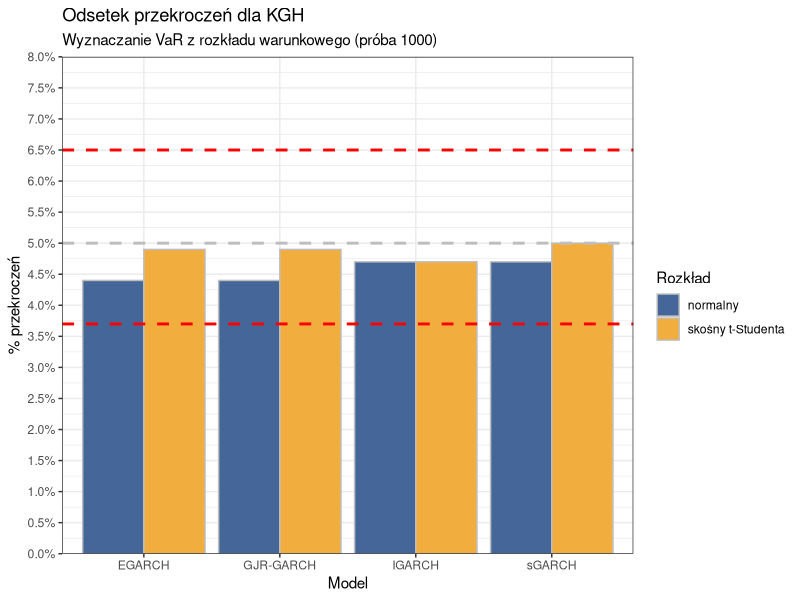
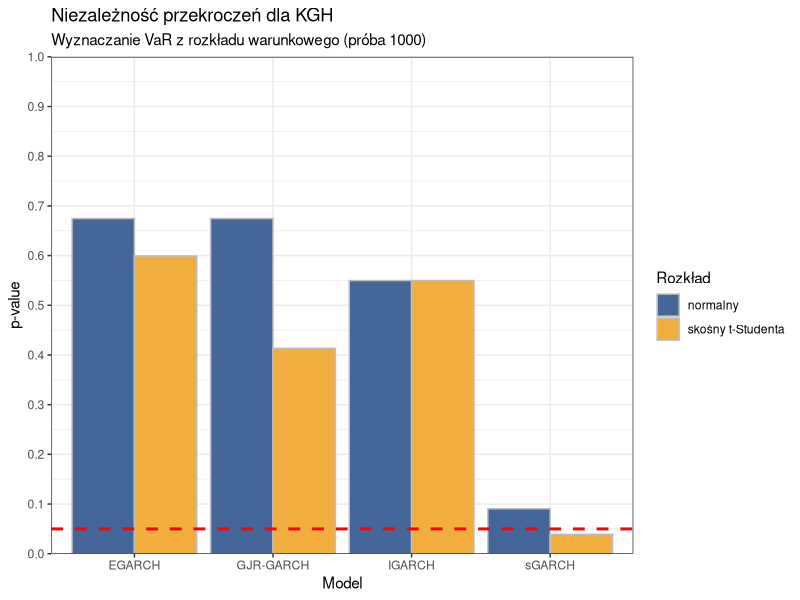
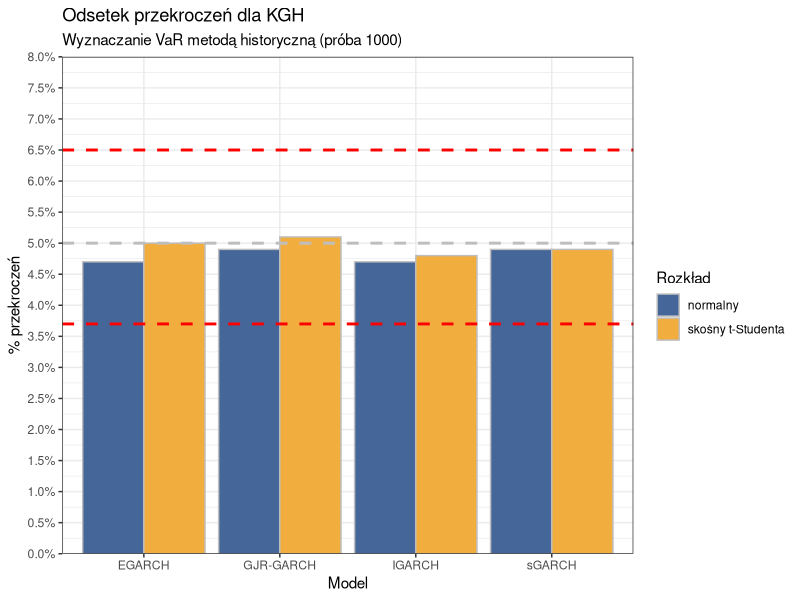
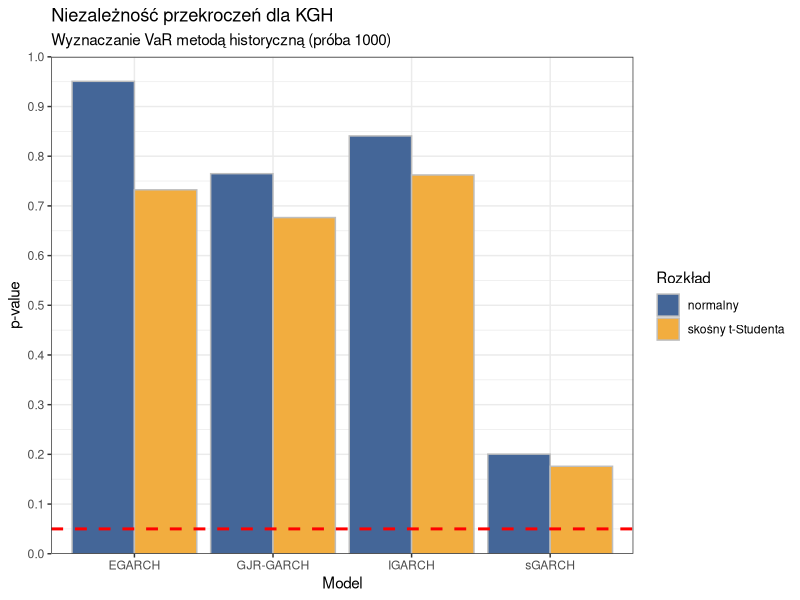
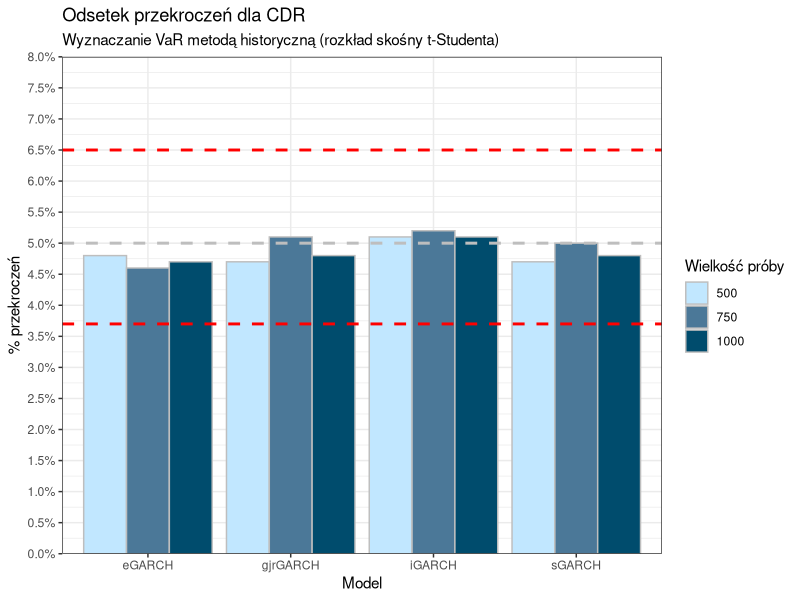
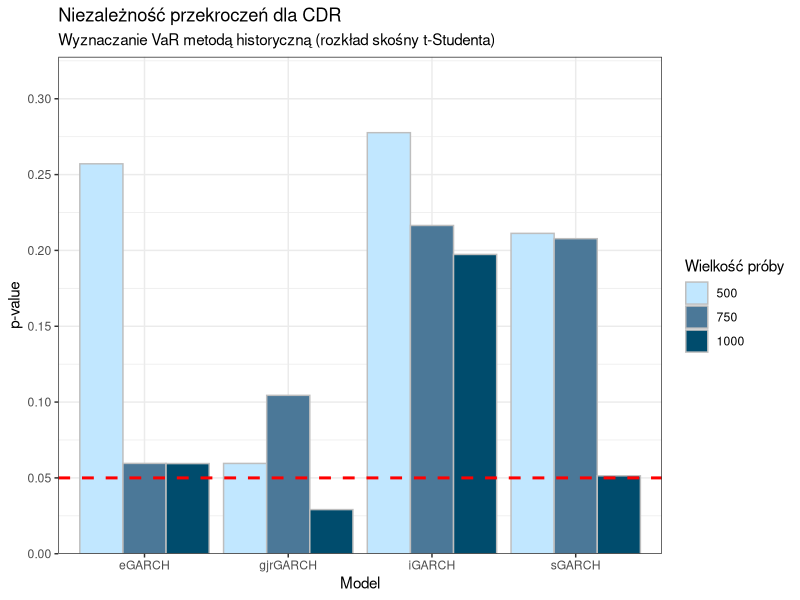
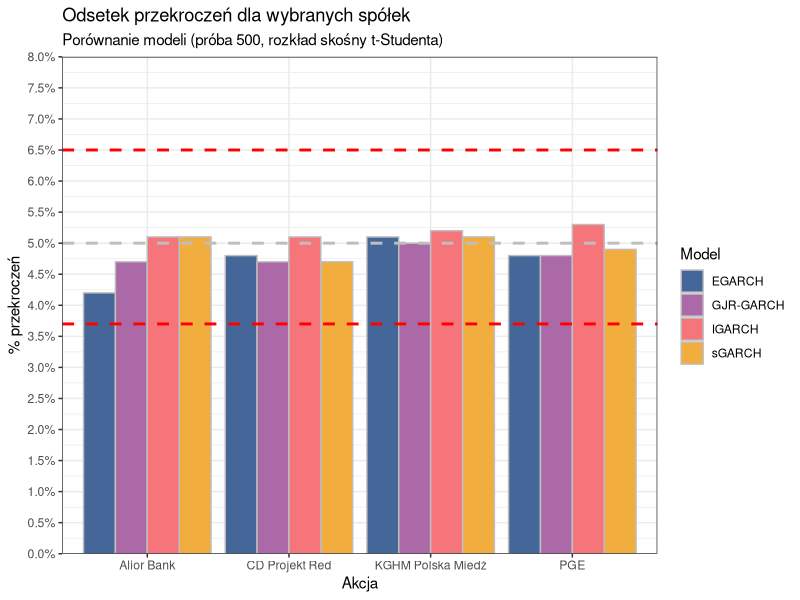
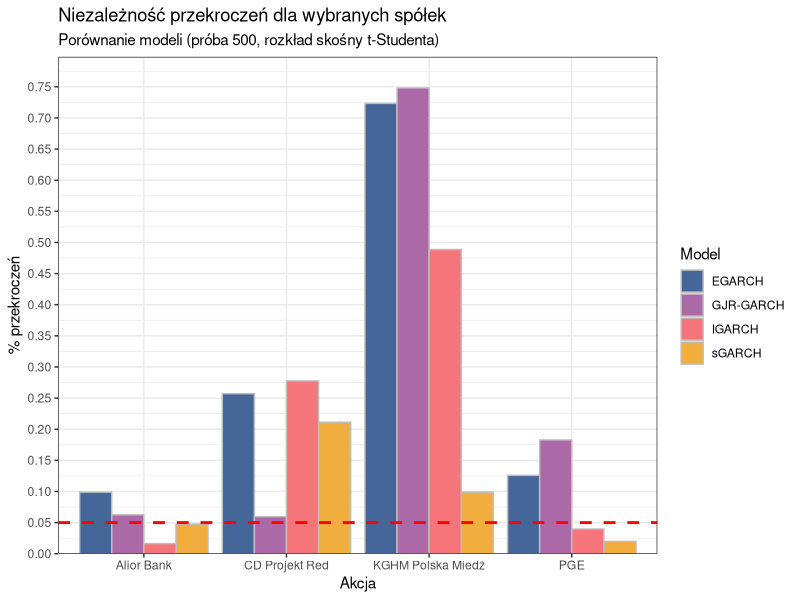

Generate these figures, in order, with R:
## ---- chunk 1
knitr::opts_chunk$set(echo = TRUE)
knitr::opts_chunk$set(warning = FALSE)
library(tidyverse)
## ---- chunk 2
data <- read.csv('results/kgh.csv')
## ---- chunk 3
data %>%
  filter(sample == 1000) %>%
  ggplot() +
  geom_col(aes(x = model, y = prop_fails_cond, fill = dist),
           color = 'gray',
           position = 'dodge') +
  ggtitle(label = 'Odsetek przekroczeń dla KGH', 
          subtitle = 'Wyznaczanie VaR z rozkładu warunkowego (próba 1000)') +
  geom_hline(aes(yintercept = 0.05),
             linetype = 'dashed',
             linewidth = 1,
             color = 'gray') +
  geom_hline(aes(yintercept = 0.065),
             linetype = 'dashed',
             linewidth = 1,
             color = 'red') +
  geom_hline(aes(yintercept = 0.037),
             linetype = 'dashed',
             linewidth = 1,
             color = 'red') +
  xlab('Model') +
  ylab('% przekroczeń') +
  scale_x_discrete(labels = c('EGARCH', 'GJR-GARCH', 'IGARCH', 'sGARCH')) +
  scale_y_continuous(expand = c(0, 0), limits = c(0, 0.08),
                     breaks = seq(0, 0.1, 0.005),
                     labels = scales::percent) +
  guides(fill = guide_legend('Rozkład')) +
  scale_fill_manual(values = c('#446698', '#F2AD3F'),
                    labels = c('normalny', 'skośny t-Studenta')) +
  theme_bw()
## ---- chunk 4
data %>%
  filter(sample == 1000) %>%
  ggplot() +
  geom_col(aes(x = model, y = tbfi_cond, fill = dist),
           color = 'gray',
           position = 'dodge') +
  ggtitle(label = 'Niezależność przekroczeń dla KGH', 
          subtitle = 'Wyznaczanie VaR z rozkładu warunkowego (próba 1000)') +
  geom_hline(aes(yintercept = 0.05),
             linetype = 'dashed',
             linewidth = 1,
             color = 'red') +
  xlab('Model') +
  ylab('p-value') +
  scale_x_discrete(labels = c('EGARCH', 'GJR-GARCH', 'IGARCH', 'sGARCH')) +
  scale_y_continuous(expand = c(0, 0),
                     limits = c(0, 1),
                     breaks = seq(0, 1, 0.1)) +
  guides(fill = guide_legend('Rozkład')) +
  scale_fill_manual(values = c('#446698', '#F2AD3F'),
                    labels = c('normalny', 'skośny t-Studenta')) +
  theme_bw()
## ---- chunk 5
data %>%
  filter(sample == 1000) %>%
  ggplot() +
  geom_col(aes(x = model, y = prop_fails_hist, fill = dist),
           color = 'gray',
           position = 'dodge') +
  ggtitle(label = 'Odsetek przekroczeń dla KGH', 
          subtitle = 'Wyznaczanie VaR metodą historyczną (próba 1000)') +
  geom_hline(aes(yintercept = 0.05),
             linetype = 'dashed',
             linewidth = 1,
             color = 'gray') +
  geom_hline(aes(yintercept = 0.065),
             linetype = 'dashed',
             linewidth = 1,
             color = 'red') +
  geom_hline(aes(yintercept = 0.037),
             linetype = 'dashed',
             linewidth = 1,
             color = 'red') +
  xlab('Model') +
  ylab('% przekroczeń') +
  scale_x_discrete(labels = c('EGARCH', 'GJR-GARCH', 'IGARCH', 'sGARCH')) +
  scale_y_continuous(expand = c(0, 0), limits = c(0, 0.08),
                     breaks = seq(0, 0.1, 0.005),
                     labels = scales::percent) +
  guides(fill = guide_legend('Rozkład')) +
  scale_fill_manual(values = c('#446698', '#F2AD3F'),
                    labels = c('normalny', 'skośny t-Studenta')) +
  theme_bw()
## ---- chunk 6
data %>%
  filter(sample == 1000) %>%
  ggplot() +
  geom_col(aes(x = model, y = tbfi_hist, fill = dist),
           color = 'gray',
           position = 'dodge') +
  ggtitle(label = 'Niezależność przekroczeń dla KGH', 
          subtitle = 'Wyznaczanie VaR metodą historyczną (próba 1000)') +
  geom_hline(aes(yintercept = 0.05),
             linetype = 'dashed',
             linewidth = 1,
             color = 'red') +
  xlab('Model') +
  ylab('p-value') +
  scale_x_discrete(labels = c('EGARCH', 'GJR-GARCH', 'IGARCH', 'sGARCH')) +
  scale_y_continuous(expand = c(0, 0),
                     limits = c(0, 1),
                     breaks = seq(0, 1, 0.1)) +
  guides(fill = guide_legend('Rozkład')) +
  scale_fill_manual(values = c('#446698', '#F2AD3F'),
                    labels = c('normalny', 'skośny t-Studenta')) +
  theme_bw()
## ---- chunk 7
data <- read.csv('results/cdr.csv') 
## ---- chunk 8
data %>%
  filter(dist == 'sstd') %>%
  ggplot() +
  geom_col(aes(x = model, y = prop_fails_hist, fill = as.factor(sample)),
           color = 'gray',
           position = 'dodge') +
  ggtitle(label = 'Odsetek przekroczeń dla CDR', 
          subtitle = paste('Wyznaczanie VaR metodą historyczną',
                           '(rozkład skośny t-Studenta)')) +
  geom_hline(aes(yintercept = 0.05),
             linetype = 'dashed',
             linewidth = 1,
             color = 'gray') +
  geom_hline(aes(yintercept = 0.065),
             linetype = 'dashed',
             linewidth = 1,
             color = 'red') +
  geom_hline(aes(yintercept = 0.037),
             linetype = 'dashed',
             linewidth = 1,
             color = 'red') +
  xlab('Model') +
  ylab('% przekroczeń') +
  scale_y_continuous(expand = c(0, 0), limits = c(0, 0.08),
                     breaks = seq(0, 0.1, 0.005),
                     labels = scales::percent) +
  guides(fill = guide_legend('Wielkość próby')) +
  scale_fill_manual(values = c('#c1e7ff', '#4b7898', '#004c6d')) +
  theme_bw()
## ---- chunk 9
data %>%
  filter(dist == 'sstd') %>%
  ggplot() +
  geom_col(aes(x = model, y = tbfi_hist, fill = as.factor(sample)),
           color = 'gray',
           position = 'dodge') +
  ggtitle(label = 'Niezależność przekroczeń dla CDR', 
          subtitle = paste('Wyznaczanie VaR metodą historyczną',
                           '(rozkład skośny t-Studenta)')) +
  geom_hline(aes(yintercept = 0.05),
             linetype = 'dashed',
             linewidth = 1,
             color = 'red') +
  xlab('Model') +
  ylab('p-value') +
  scale_y_continuous(expand = expansion(mult = c(0, 0), 
                                        add = c(0, 0.05)),
                     breaks = seq(0, 1, 0.05)) +
  guides(fill = guide_legend('Wielkość próby')) +
  scale_fill_manual(values = c('#c1e7ff', '#4b7898', '#004c6d')) +
  theme_bw()
## ---- chunk 10
data1 <- read.csv('results/cdr.csv')
data1['stock'] <- 'CD Projekt Red'
data2 <- read.csv('results/pge.csv')
data2['stock'] <- 'PGE'
data3 <- read.csv('results/kgh.csv')
data3['stock'] <- 'KGHM Polska Miedź'
data4 <- read.csv('results/alr.csv')
data4['stock'] <- 'Alior Bank'

data <- rbind(data1, data2, data3, data4)
## ---- chunk 11
data %>%
  filter(sample == 500, dist == 'sstd') %>%
  ggplot() +
  geom_col(aes(x = stock, y = prop_fails_hist, fill = model),
           color = 'gray',
           position = 'dodge') +
  ggtitle(label = 'Odsetek przekroczeń dla wybranych spółek',
          subtitle = paste('Porównanie modeli',
                           '(próba 500, rozkład skośny t-Studenta)')) +
  geom_hline(aes(yintercept = 0.05),
             linetype = 'dashed',
             linewidth = 1,
             color = 'gray') +
  geom_hline(aes(yintercept = 0.065),
             linetype = 'dashed',
             linewidth = 1,
             color = 'red') +
  geom_hline(aes(yintercept = 0.037),
             linetype = 'dashed',
             linewidth = 1,
             color = 'red') +
  xlab('Akcja') +
  ylab('% przekroczeń') +
  scale_y_continuous(expand = c(0, 0), limits = c(0, 0.08),
                     breaks = seq(0, 0.1, 0.005),
                     labels = scales::percent) +
  guides(fill = guide_legend('Model')) +
  scale_fill_manual(values = c('#446698', '#ac69a7', '#f5757a', '#F2AD3F'),
                    labels = c('EGARCH', 'GJR-GARCH', 'IGARCH', 'sGARCH')) +
  theme_bw()
## ---- chunk 12
data %>%
  filter(sample == 500, dist == 'sstd') %>%
  ggplot() +
  geom_col(aes(x = stock, y = tbfi_hist, fill = model),
           color = 'gray',
           position = 'dodge') +
  ggtitle(label = 'Niezależność przekroczeń dla wybranych spółek', 
          subtitle = paste('Porównanie modeli',
                           '(próba 500, rozkład skośny t-Studenta)')) +
  geom_hline(aes(yintercept = 0.05),
             linetype = 'dashed',
             linewidth = 1,
             color = 'red') +
  xlab('Akcja') +
  ylab('% przekroczeń') +
  scale_y_continuous(expand = expansion(mult = c(0, 0), 
                                        add = c(0, 0.05)),
                     breaks = seq(0, 1, 0.05)) +
  guides(fill = guide_legend('Model')) +
  scale_fill_manual(values = c('#446698', '#ac69a7', '#f5757a', '#F2AD3F'),
                    labels = c('EGARCH', 'GJR-GARCH', 'IGARCH', 'sGARCH')) +
  theme_bw()
